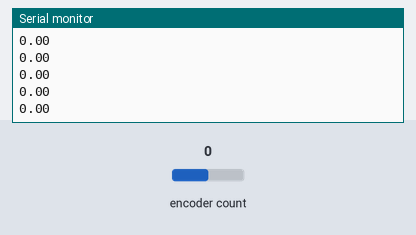
Bench run of a sketch on a simulated Arduino Uno, built with avr-gcc and run on an emulated ATmega328P. On the bench: the last lines printed to the serial monitor. The test bench sets the inputs (shaded band); at power-on: encoder count 0.

Above: at 1.2 s.
1.3 s: encoder count set to 1
At 1.56 s:
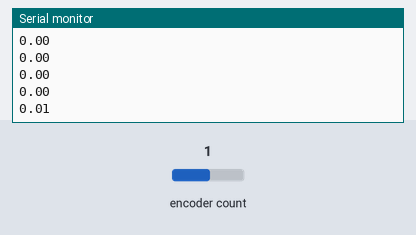
2.8 s: encoder count set to 0
At 2.97 s:
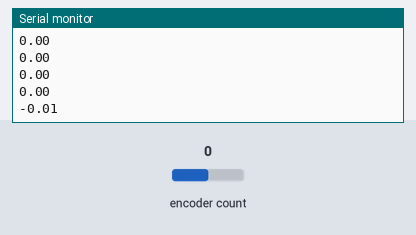
Timing chart, 0 to 5.8 s (numbered marks = the images above; inputs shaded):
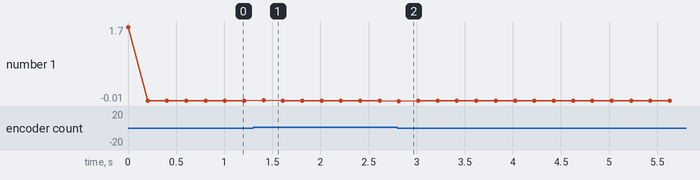

Measured:
- after the input at 1.3 s, the serial monitor: prints a new line after 0.11 s (image 1)
- after the input at 2.8 s, the serial monitor: prints a new line at once (image 2)

The sketch:

Motor03_VoltageSpeedRelationship.ino
```cpp
/*
 Name:		Motor03_VoltageSpeedRelationship.ino
 Created:	9/26/2019 10:50:37 PM
 Author:	leungp
*/

/*
This script is used to determine the speed characteristic of the motors.
*/

// Test Result for 775 (1:49) No Load Speed
// stepPerRev = (60*49);
// Voltage : Speed (RPS) : Current : Freq (deduced)
// 2V = 0.21 (0.16A)
// 3V = 0.32
// 4V = 0.44
// 5V = 0.55 (0.19A)
// 6V = 0.67
// 7V = 0.79
// 8V = 0.90
// 9V = 1.02
// 10V = 1.14 (0.27A)
// 11V = 1.26 (0.28A)
// 12V = 1.37 (0.30A) (4027Hz)
// 13V = 1.49 (0.31A) (4380Hz)

// Test for 555 is not yet performed.


constexpr int stepPerRev = (60*49);
constexpr long reportInterval = 200; //millis

#include "Encoder.h"

Encoder myEnc(2, 3);

void setup() {
    Serial.begin(115200);
    Serial.println("Motor RevPerSec Test:");
}

long oldPosition = -999;
unsigned long nextReportTime = 0;

void loop() {
    long newPosition = myEnc.read();
    if (millis() > nextReportTime) {
        long deltaPosition = newPosition - oldPosition;
        Serial.println((float)deltaPosition / stepPerRev / reportInterval * 1000);
        oldPosition = newPosition;
        nextReportTime = millis() + reportInterval;
    }
}
```
